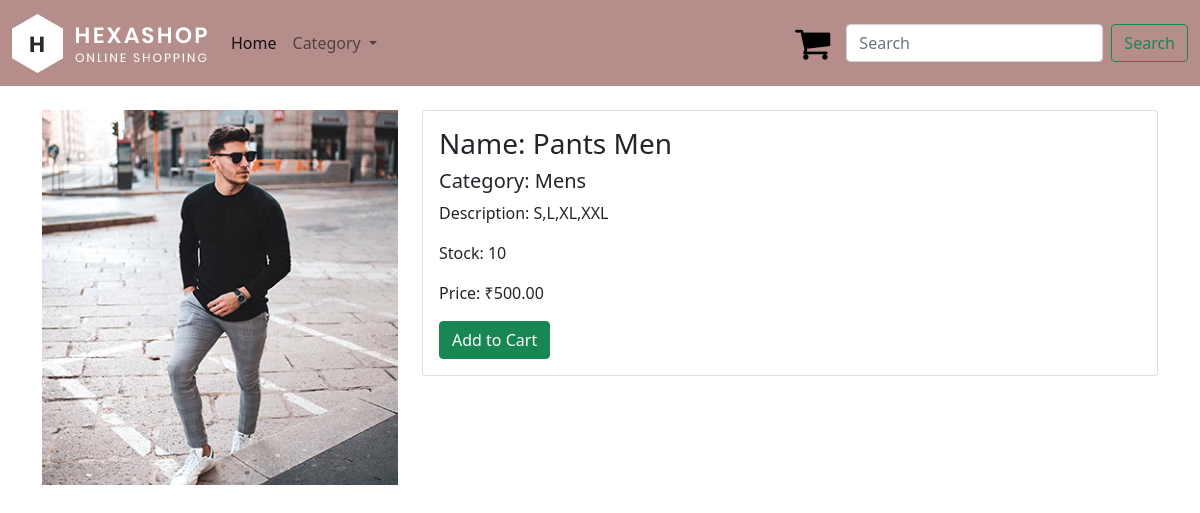
/details/4/, run on the app's committed database.
### ecommerceapp/models.py (models this page shows, shortened)
class Products(models.Model):
    name = models.CharField(  max_length=250, unique=True)
    description = models.TextField(blank=True)
    price = models.DecimalField(max_digits=10, decimal_places=2)
    category = models.ForeignKey(Category, on_delete=models.CASCADE)
    image = models.ImageField(upload_to='products')
    stock = models.IntegerField()
    available = models.BooleanField(default=True)
    created = models.DateTimeField(auto_now_add=True)
    updated = models.DateTimeField(auto_now=True)

class Category(models.Model):
    name = models.CharField( max_length=250, unique=True)
    description = models.TextField(blank=True)
    image = models.ImageField( upload_to='category')
    def __str__(self):
        return self.name

### ecommerceapp/views.py (the view)
# urls.py: path('details/<int:proid>/', views.details, name='details'),
def details(request,proid):
    allCategory = Category.objects.all()
    product = Products.objects.get(id=proid)
    return render(request, 'prodetails.html',locals())

### ecommerceapp/context_processors.py (called while the page is built)
def counter(request):
    item_count = 0
    if 'admin' in request.path:
        return {}
    else:
        try:
            cart = Cart.objects.filter(cart_id = _cart_id(request))
            cartitems = CartItem.objects.all().filter(cart=cart[:1])
            for cart_item in cartitems:
                item_count += cart_item.quantity
        except Cart.DoesNotExist:
            item_count = 0
    return dict(item_count=item_count)

### ecommerceapp/views.py (called while the page is built)
def _cart_id(request):
    cart = request.session.session_key
    if not cart:
        cart = request.session.create()
    return cart

### template/prodetails.html (shortened to what this page needs)
{% extends 'base.html' %}
{% block body %}
{% load static %}
<div class="container">
    <div class="row">
      <div class="col-4">
        <img src="{{product.image.url}}" class="img-fluid" alt="product-image">
      </div>
      <div class="col-8">
        <div class="card">
            <div class="card-body">
              <h3>Name: {{product.name}}</h3>
              <h5>Category: {{product.category}}</h5>
              <p>Description: {{product.description}}</p>
              <p>Stock: {{product.stock}}</p>
              <p>Price: ₹{{product.price}}</p>
              <a href="{% url 'add_cart' product.id %}" class="btn btn-success">Add to Cart</a>
            </div>
        </div>
      </div>
    </div>
  </div>
{% endblock body %}

### data on the page
Products: image (picture), name "Pants Men", category "Mens", description "S,L,XL,XXL", stock "10", price "500.00"
